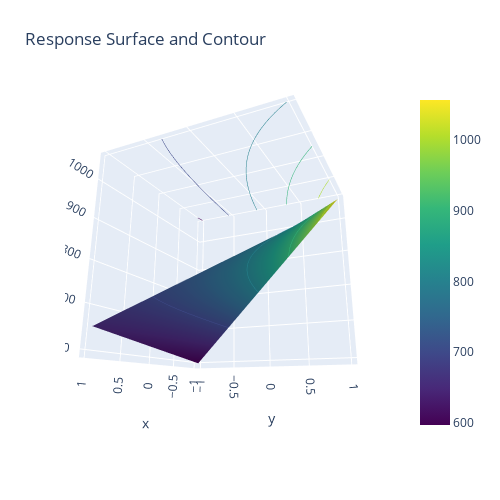

Notebook code for this chart:
### Code cell
import plotly.graph_objects as go

fig = go.Figure(data=[go.Surface(z=y, x=A, y=C, colorscale='Viridis')])

fig.update_traces(contours_z=dict(show=True, usecolormap=True,
                                  highlightcolor="limegreen", project_z=True))
fig.update_layout(title=dict(text='Response Surface and Contour'), autosize=False,
                  scene_camera_eye=dict(x=1.87, y=0.88, z=-0.64),
                  width=500, height=500,
                  margin=dict(l=65, r=50, b=65, t=90)
)

fig.show()

### Figure 1 — Plotly figure (JSON) as saved in the notebook; plotly's stock layout.template omitted (floating-point values rounded to 4 significant figures; data arrays with more than 128 entries replaced by an {"elided": "..."} marker saying what was removed)
{"data": [{"colorscale": [[0, "#440154"], [0.1111, "#482878"], [0.2222, "#3e4989"], [0.3333, "#31688e"], [0.4444, "#26828e"], [0.5556, "#1f9e89"], [0.6667, "#35b779"], [0.7778, "#6ece58"], [0.8889, "#b5de2b"], [1, "#fde725"]], "contours": {"z": {"highlightcolor": "limegreen", "project": {"z": true}, "show": true, "usecolormap": true}}, "type": "surface", "x": {"elided": "100x100 float values"}, "y": {"elided": "100x100 float values"}, "z": {"elided": "100x100 float values"}}], "layout": {"autosize": false, "height": 500, "margin": {"b": 65, "l": 65, "r": 50, "t": 90}, "scene": {"camera": {"eye": {"x": 1.87, "y": 0.88, "z": -0.64}}}, "title": {"text": "Response Surface and Contour"}, "width": 500}}
